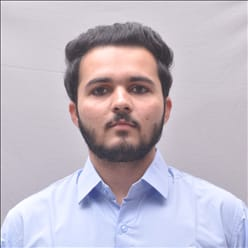
#> input picture my_photo.jpg, 248 x 248 px
$ jupyter execute edge_detection.ipynb   (older library calls are emulated)
#> lines starting #> are read from the running program, lines starting #| are printed output that depends on the picture
[cell 1]
# Edge Detaction

import cv2
import matplotlib.pyplot as plt

img = cv2.imread("my_photo.jpg")
#> img is the input picture: shape (248, 248, 3); mean B, G, R 195.9, 184.3, 192
img = cv2.cvtColor(img,cv2.COLOR_BGR2GRAY)
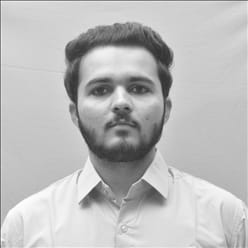
#> img: shape (248, 248); min 35, max 255, mean 187.8

# SOBEL
# Syntex => Sobel(img,ddepth,x,y,kernal_size)

sobelx = cv2.Sobel(img,cv2.CV_64F,1,0,10)
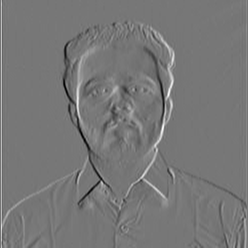
#> sobelx: shape (248, 248) float64; min -509, max 578, mean 1; drawn with min black and max white
sobely = cv2.Sobel(img,cv2.CV_64F,0,1,10)
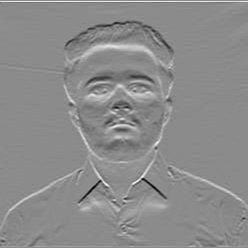
#> sobely: shape (248, 248) float64; min -458, max 380, mean 1.1; drawn with min black and max white

sobel_combined = cv2.magnitude(sobelx,sobely)
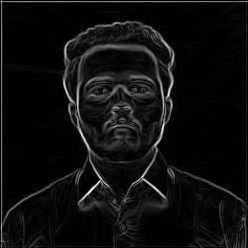
#> sobel_combined: shape (248, 248) float64; min 0, max 616.9, mean 36.5; drawn with min black and max white
plt.figure(figsize=(10,6))

plt.subplot(1,4,1),plt.imshow(img),plt.title("Source img"),plt.axis("off")
plt.subplot(1,4,2),plt.imshow(sobelx),plt.title("sobelx img"),plt.axis("off")
plt.subplot(1,4,3),plt.imshow(sobely),plt.title("sobely img"),plt.axis("off")
plt.subplot(1,4,4),plt.imshow(sobel_combined),plt.title("sobel_combined img"),plt.axis("off")

[cell 2]
import cv2
import matplotlib.pyplot as plt

img = cv2.imread("my_photo.jpg")
img = cv2.cvtColor(img,cv2.COLOR_BGR2GRAY)

# gassianblur
gass = cv2.GaussianBlur(img,(3,3),0)

# canny   Syntax => canny(img,threshold1,threhold2)

canny = cv2.Canny(gass,threshold1=50,threshold2=150)
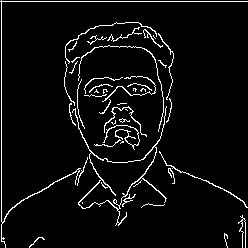
#> canny: shape (248, 248); 5.1% white in thin lines or dots

# ploting and img

plt.subplot(2,3,1),plt.imshow(img),plt.title("Source img"),plt.axis("off")
plt.subplot(2,3,2),plt.imshow(gass),plt.title("Gassian Blur img"),plt.axis("off")
plt.subplot(2,3,3),plt.imshow(canny),plt.title("Canny img"),plt.axis("off")
